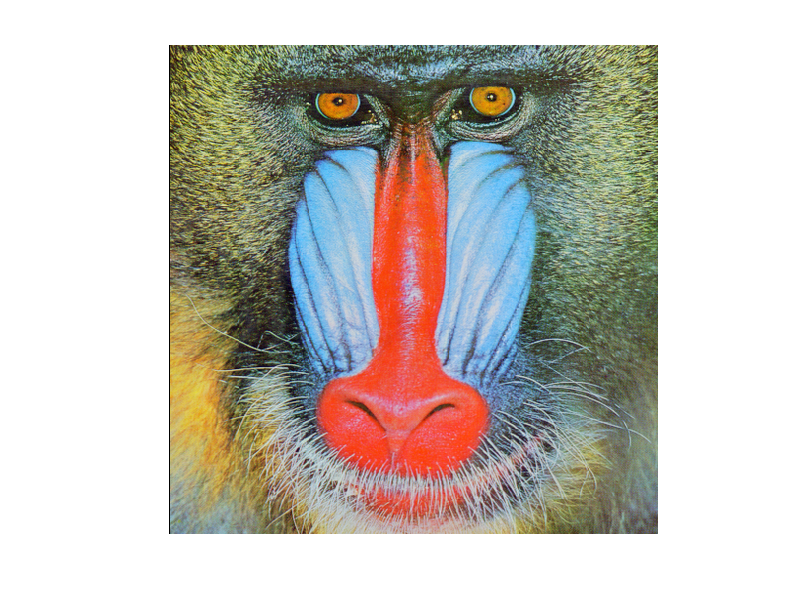

This chart was generated by the following MATLAB code: (Note: this script raises an error after producing the figure.)
clear all; clc
load('img1_down.mat')
%~ Make the image to be exactly for blocks 8x8, whithout leftovers ~%
[N, M] = size(img1_down);
N = mod(N, 8); M = mod(M, 8);
img1_down = img1_down(1:end-N, 1:end-M, :);
imshow(img1_down)
%~ Subsampling 4 4 4 ~%
subimg = [4 4 4];
[imageY, imageCb, imageCr] = convert2ycbcr(img1_down, subimg);
%figure; imshow(imageY); figure; imshow(imageCb); figure; imshow(imageCr); 
imageRGB = convert2rgb(imageY, imageCr, imageCb, subimg);
figure; image(imageRGB); figure; imshow(img1_down - imageRGB);
%%
%~ Subsampling 4 2 2 ~%
subimg = [4 2 2];
[imageY, imageCb, imageCr] = convert2ycbcr(img1_down, subimg);
imageRGB = convert2rgb(imageY, imageCr, imageCb, subimg);
figure; imshow(imageRGB); figure; imshow(img1_down - imageRGB);
%~ Subsampling 4 2 0 ~%
subimg = [4 2 0];
[imageY, imageCb, imageCr] = convert2ycbcr(img1_down, subimg);
imageRGB = convert2rgb(imageY, imageCr, imageCb, subimg);
figure; imshow(imageRGB); figure; imshow(img1_down - imageRGB);
